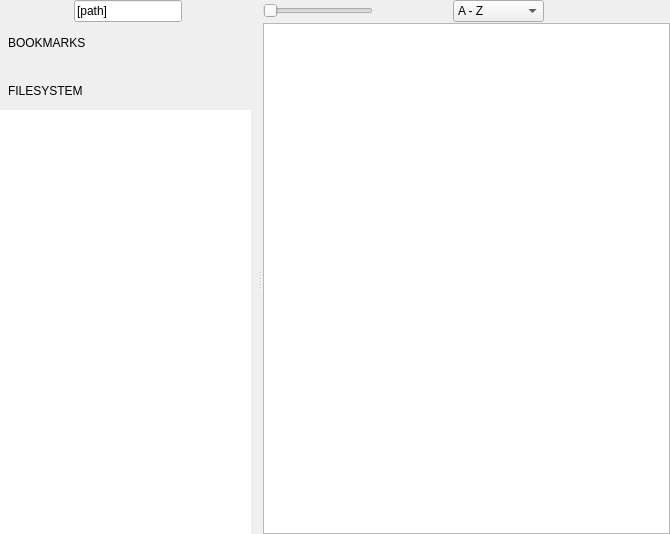
<?xml version="1.0" encoding="UTF-8"?>
<ui version="4.0">
 <class>FolderView</class>
 <widget class="QWidget" name="FolderView">
  <property name="geometry">
   <rect>
    <x>0</x>
    <y>0</y>
    <width>670</width>
    <height>534</height>
   </rect>
  </property>
  <property name="focusPolicy">
   <enum>Qt::StrongFocus</enum>
  </property>
  <property name="windowTitle">
   <string>Form</string>
  </property>
  <layout class="QVBoxLayout" name="verticalLayout">
   <property name="spacing">
    <number>0</number>
   </property>
   <property name="leftMargin">
    <number>0</number>
   </property>
   <property name="topMargin">
    <number>0</number>
   </property>
   <property name="rightMargin">
    <number>0</number>
   </property>
   <property name="bottomMargin">
    <number>0</number>
   </property>
   <item>
    <widget class="QWidget" name="topBar" native="true">
     <property name="sizePolicy">
      <sizepolicy hsizetype="Preferred" vsizetype="Fixed">
       <horstretch>0</horstretch>
       <verstretch>0</verstretch>
      </sizepolicy>
     </property>
     <property name="accessibleName">
      <string notr="true">FolderViewTopBar</string>
     </property>
     <layout class="QHBoxLayout" name="horizontalLayout_5">
      <property name="spacing">
       <number>0</number>
      </property>
      <property name="leftMargin">
       <number>0</number>
      </property>
      <property name="topMargin">
       <number>0</number>
      </property>
      <property name="rightMargin">
       <number>0</number>
      </property>
      <property name="bottomMargin">
       <number>0</number>
      </property>
      <item>
       <widget class="ActionButton" name="togglePlacesPanelButton" native="true">
        <property name="sizePolicy">
         <sizepolicy hsizetype="Fixed" vsizetype="Expanding">
          <horstretch>0</horstretch>
          <verstretch>0</verstretch>
         </sizepolicy>
        </property>
        <property name="minimumSize">
         <size>
          <width>40</width>
          <height>0</height>
         </size>
        </property>
        <property name="maximumSize">
         <size>
          <width>40</width>
          <height>16777215</height>
         </size>
        </property>
        <property name="accessibleName">
         <string notr="true">CheckableButtonLE</string>
        </property>
       </widget>
      </item>
      <item>
       <widget class="QWidget" name="pathBar" native="true">
        <property name="sizePolicy">
         <sizepolicy hsizetype="Minimum" vsizetype="Expanding">
          <horstretch>0</horstretch>
          <verstretch>0</verstretch>
         </sizepolicy>
        </property>
        <property name="accessibleName">
         <string notr="true">PathBar</string>
        </property>
        <layout class="QHBoxLayout" name="horizontalLayout">
         <property name="spacing">
          <number>0</number>
         </property>
         <property name="leftMargin">
          <number>0</number>
         </property>
         <property name="topMargin">
          <number>0</number>
         </property>
         <property name="rightMargin">
          <number>0</number>
         </property>
         <property name="bottomMargin">
          <number>0</number>
         </property>
         <item>
          <widget class="ActionButton" name="upButton" native="true">
           <property name="sizePolicy">
            <sizepolicy hsizetype="Fixed" vsizetype="Expanding">
             <horstretch>0</horstretch>
             <verstretch>0</verstretch>
            </sizepolicy>
           </property>
           <property name="minimumSize">
            <size>
             <width>34</width>
             <height>0</height>
            </size>
           </property>
           <property name="maximumSize">
            <size>
             <width>34</width>
             <height>16777215</height>
            </size>
           </property>
           <property name="accessibleName">
            <string notr="true">PathBarButton</string>
           </property>
          </widget>
         </item>
         <item>
          <widget class="QLineEdit" name="pathLabel">
           <property name="text">
            <string>[path]</string>
           </property>
          </widget>
         </item>
        </layout>
       </widget>
      </item>
      <item>
       <spacer name="pathbarSpacer">
        <property name="orientation">
         <enum>Qt::Horizontal</enum>
        </property>
        <property name="sizeType">
         <enum>QSizePolicy::MinimumExpanding</enum>
        </property>
        <property name="sizeHint" stdset="0">
         <size>
          <width>0</width>
          <height>20</height>
         </size>
        </property>
       </spacer>
      </item>
      <item>
       <widget class="QSlider" name="zoomSlider">
        <property name="sizePolicy">
         <sizepolicy hsizetype="Fixed" vsizetype="Fixed">
          <horstretch>0</horstretch>
          <verstretch>0</verstretch>
         </sizepolicy>
        </property>
        <property name="minimumSize">
         <size>
          <width>110</width>
          <height>0</height>
         </size>
        </property>
        <property name="maximumSize">
         <size>
          <width>110</width>
          <height>16777215</height>
         </size>
        </property>
        <property name="focusPolicy">
         <enum>Qt::NoFocus</enum>
        </property>
        <property name="contextMenuPolicy">
         <enum>Qt::NoContextMenu</enum>
        </property>
        <property name="accessibleName">
         <string>FolderViewSlider</string>
        </property>
        <property name="orientation">
         <enum>Qt::Horizontal</enum>
        </property>
        <property name="tickPosition">
         <enum>QSlider::NoTicks</enum>
        </property>
       </widget>
      </item>
      <item>
       <spacer name="zoomSliderSpacer">
        <property name="orientation">
         <enum>Qt::Horizontal</enum>
        </property>
        <property name="sizeType">
         <enum>QSizePolicy::Fixed</enum>
        </property>
        <property name="sizeHint" stdset="0">
         <size>
          <width>3</width>
          <height>20</height>
         </size>
        </property>
       </spacer>
      </item>
      <item>
       <widget class="IconButton" name="optionsPopupButton" native="true">
        <property name="sizePolicy">
         <sizepolicy hsizetype="Fixed" vsizetype="Expanding">
          <horstretch>0</horstretch>
          <verstretch>0</verstretch>
         </sizepolicy>
        </property>
        <property name="minimumSize">
         <size>
          <width>38</width>
          <height>0</height>
         </size>
        </property>
        <property name="maximumSize">
         <size>
          <width>38</width>
          <height>16777215</height>
         </size>
        </property>
        <property name="accessibleName">
         <string>CheckableButton</string>
        </property>
       </widget>
      </item>
      <item>
       <widget class="IconButton" name="flattenButton" native="true">
        <property name="sizePolicy">
         <sizepolicy hsizetype="Fixed" vsizetype="Expanding">
          <horstretch>0</horstretch>
          <verstretch>0</verstretch>
         </sizepolicy>
        </property>
        <property name="minimumSize">
         <size>
          <width>38</width>
          <height>0</height>
         </size>
        </property>
        <property name="maximumSize">
         <size>
          <width>38</width>
          <height>16777215</height>
         </size>
        </property>
        <property name="toolTip">
         <string>Flatten directory tree</string>
        </property>
        <property name="accessibleName">
         <string>CheckableButton</string>
        </property>
       </widget>
      </item>
      <item>
       <spacer name="horizontalSpacer_3">
        <property name="orientation">
         <enum>Qt::Horizontal</enum>
        </property>
        <property name="sizeType">
         <enum>QSizePolicy::Maximum</enum>
        </property>
        <property name="sizeHint" stdset="0">
         <size>
          <width>1</width>
          <height>20</height>
         </size>
        </property>
       </spacer>
      </item>
      <item>
       <widget class="StyledComboBox" name="sortingComboBox">
        <property name="sizePolicy">
         <sizepolicy hsizetype="Preferred" vsizetype="MinimumExpanding">
          <horstretch>0</horstretch>
          <verstretch>0</verstretch>
         </sizepolicy>
        </property>
        <property name="contextMenuPolicy">
         <enum>Qt::NoContextMenu</enum>
        </property>
        <property name="accessibleName">
         <string>PanelComboBox</string>
        </property>
        <property name="frame">
         <bool>true</bool>
        </property>
        <item>
         <property name="text">
          <string>A - Z</string>
         </property>
        </item>
        <item>
         <property name="text">
          <string>Z - A</string>
         </property>
        </item>
        <item>
         <property name="text">
          <string>Size</string>
         </property>
        </item>
        <item>
         <property name="text">
          <string>Size (desc)</string>
         </property>
        </item>
        <item>
         <property name="text">
          <string>Oldest</string>
         </property>
        </item>
        <item>
         <property name="text">
          <string>Newest</string>
         </property>
        </item>
       </widget>
      </item>
      <item>
       <spacer name="horizontalSpacer_2">
        <property name="orientation">
         <enum>Qt::Horizontal</enum>
        </property>
        <property name="sizeType">
         <enum>QSizePolicy::Fixed</enum>
        </property>
        <property name="sizeHint" stdset="0">
         <size>
          <width>8</width>
          <height>20</height>
         </size>
        </property>
       </spacer>
      </item>
      <item>
       <widget class="ActionButton" name="docViewButton" native="true">
        <property name="sizePolicy">
         <sizepolicy hsizetype="Fixed" vsizetype="Expanding">
          <horstretch>0</horstretch>
          <verstretch>0</verstretch>
         </sizepolicy>
        </property>
        <property name="minimumSize">
         <size>
          <width>38</width>
          <height>0</height>
         </size>
        </property>
        <property name="maximumSize">
         <size>
          <width>38</width>
          <height>16777215</height>
         </size>
        </property>
        <property name="accessibleName">
         <string>PanelButton</string>
        </property>
       </widget>
      </item>
      <item>
       <widget class="ActionButton" name="settingsButton" native="true">
        <property name="sizePolicy">
         <sizepolicy hsizetype="Fixed" vsizetype="Expanding">
          <horstretch>0</horstretch>
          <verstretch>0</verstretch>
         </sizepolicy>
        </property>
        <property name="minimumSize">
         <size>
          <width>38</width>
          <height>0</height>
         </size>
        </property>
        <property name="maximumSize">
         <size>
          <width>38</width>
          <height>16777215</height>
         </size>
        </property>
        <property name="accessibleName">
         <string>PanelButton</string>
        </property>
       </widget>
      </item>
      <item>
       <spacer name="panelRightEdgeSpacer">
        <property name="orientation">
         <enum>Qt::Horizontal</enum>
        </property>
        <property name="sizeType">
         <enum>QSizePolicy::Fixed</enum>
        </property>
        <property name="sizeHint" stdset="0">
         <size>
          <width>2</width>
          <height>20</height>
         </size>
        </property>
       </spacer>
      </item>
      <item>
       <widget class="ActionButton" name="exitButton" native="true">
        <property name="sizePolicy">
         <sizepolicy hsizetype="Fixed" vsizetype="Expanding">
          <horstretch>0</horstretch>
          <verstretch>0</verstretch>
         </sizepolicy>
        </property>
        <property name="minimumSize">
         <size>
          <width>40</width>
          <height>0</height>
         </size>
        </property>
        <property name="maximumSize">
         <size>
          <width>40</width>
          <height>16777215</height>
         </size>
        </property>
        <property name="accessibleName">
         <string>PanelButtonRE</string>
        </property>
       </widget>
      </item>
     </layout>
    </widget>
   </item>
   <item>
    <widget class="QWidget" name="contentsWidget" native="true">
     <property name="sizePolicy">
      <sizepolicy hsizetype="MinimumExpanding" vsizetype="MinimumExpanding">
       <horstretch>0</horstretch>
       <verstretch>0</verstretch>
      </sizepolicy>
     </property>
     <property name="accessibleName">
      <string notr="true">FolderViewContents</string>
     </property>
     <layout class="QHBoxLayout" name="horizontalLayout_7">
      <property name="spacing">
       <number>0</number>
      </property>
      <property name="leftMargin">
       <number>0</number>
      </property>
      <property name="topMargin">
       <number>1</number>
      </property>
      <property name="rightMargin">
       <number>0</number>
      </property>
      <property name="bottomMargin">
       <number>0</number>
      </property>
      <item>
       <widget class="QSplitter" name="splitter">
        <property name="accessibleName">
         <string notr="true">FolderViewSplitter</string>
        </property>
        <property name="orientation">
         <enum>Qt::Horizontal</enum>
        </property>
        <property name="handleWidth">
         <number>6</number>
        </property>
        <property name="childrenCollapsible">
         <bool>false</bool>
        </property>
        <widget class="QWidget" name="placesPanel" native="true">
         <property name="sizePolicy">
          <sizepolicy hsizetype="Preferred" vsizetype="Preferred">
           <horstretch>0</horstretch>
           <verstretch>0</verstretch>
          </sizepolicy>
         </property>
         <property name="minimumSize">
          <size>
           <width>170</width>
           <height>0</height>
          </size>
         </property>
         <property name="accessibleName">
          <string>PlacesPanel</string>
         </property>
         <layout class="QVBoxLayout" name="verticalLayout_2">
          <property name="spacing">
           <number>6</number>
          </property>
          <property name="sizeConstraint">
           <enum>QLayout::SetDefaultConstraint</enum>
          </property>
          <property name="leftMargin">
           <number>0</number>
          </property>
          <property name="topMargin">
           <number>7</number>
          </property>
          <property name="rightMargin">
           <number>6</number>
          </property>
          <property name="bottomMargin">
           <number>0</number>
          </property>
          <item>
           <layout class="QHBoxLayout" name="horizontalLayout_3">
            <property name="spacing">
             <number>16</number>
            </property>
            <property name="leftMargin">
             <number>8</number>
            </property>
            <property name="topMargin">
             <number>0</number>
            </property>
            <property name="rightMargin">
             <number>5</number>
            </property>
            <property name="bottomMargin">
             <number>0</number>
            </property>
            <item>
             <widget class="ClickableLabel" name="bookmarksLabel">
              <property name="sizePolicy">
               <sizepolicy hsizetype="MinimumExpanding" vsizetype="Preferred">
                <horstretch>0</horstretch>
                <verstretch>0</verstretch>
               </sizepolicy>
              </property>
              <property name="cursor">
               <cursorShape>PointingHandCursor</cursorShape>
              </property>
              <property name="mouseTracking">
               <bool>true</bool>
              </property>
              <property name="accessibleName">
               <string notr="true">PanelSectionHeader</string>
              </property>
              <property name="text">
               <string>BOOKMARKS</string>
              </property>
             </widget>
            </item>
            <item>
             <widget class="IconButton" name="newBookmarkButton" native="true">
              <property name="minimumSize">
               <size>
                <width>26</width>
                <height>26</height>
               </size>
              </property>
              <property name="maximumSize">
               <size>
                <width>26</width>
                <height>26</height>
               </size>
              </property>
              <property name="accessibleName">
               <string>PlacesPanelButton</string>
              </property>
             </widget>
            </item>
           </layout>
          </item>
          <item>
           <widget class="BookmarksWidget" name="bookmarksWidget" native="true"/>
          </item>
          <item>
           <spacer name="placesPanelSpacer">
            <property name="orientation">
             <enum>Qt::Vertical</enum>
            </property>
            <property name="sizeType">
             <enum>QSizePolicy::Fixed</enum>
            </property>
            <property name="sizeHint" stdset="0">
             <size>
              <width>20</width>
              <height>10</height>
             </size>
            </property>
           </spacer>
          </item>
          <item>
           <layout class="QHBoxLayout" name="horizontalLayout_6">
            <property name="spacing">
             <number>16</number>
            </property>
            <property name="leftMargin">
             <number>8</number>
            </property>
            <property name="topMargin">
             <number>0</number>
            </property>
            <property name="rightMargin">
             <number>5</number>
            </property>
            <property name="bottomMargin">
             <number>0</number>
            </property>
            <item>
             <widget class="ClickableLabel" name="directoriesLabel">
              <property name="sizePolicy">
               <sizepolicy hsizetype="MinimumExpanding" vsizetype="Preferred">
                <horstretch>0</horstretch>
                <verstretch>0</verstretch>
               </sizepolicy>
              </property>
              <property name="cursor">
               <cursorShape>PointingHandCursor</cursorShape>
              </property>
              <property name="mouseTracking">
               <bool>true</bool>
              </property>
              <property name="accessibleName">
               <string notr="true">PanelSectionHeader</string>
              </property>
              <property name="text">
               <string>FILESYSTEM</string>
              </property>
             </widget>
            </item>
            <item>
             <layout class="QHBoxLayout" name="horizontalLayout_8">
              <property name="spacing">
               <number>0</number>
              </property>
              <property name="leftMargin">
               <number>0</number>
              </property>
              <item>
               <widget class="IconButton" name="rootButton" native="true">
                <property name="minimumSize">
                 <size>
                  <width>26</width>
                  <height>26</height>
                 </size>
                </property>
                <property name="maximumSize">
                 <size>
                  <width>26</width>
                  <height>26</height>
                 </size>
                </property>
                <property name="accessibleName">
                 <string>PlacesPanelButton</string>
                </property>
               </widget>
              </item>
              <item>
               <widget class="IconButton" name="homeButton" native="true">
                <property name="minimumSize">
                 <size>
                  <width>26</width>
                  <height>26</height>
                 </size>
                </property>
                <property name="maximumSize">
                 <size>
                  <width>26</width>
                  <height>26</height>
                 </size>
                </property>
                <property name="accessibleName">
                 <string>PlacesPanelButton</string>
                </property>
               </widget>
              </item>
             </layout>
            </item>
           </layout>
          </item>
          <item>
           <widget class="TreeViewCustom" name="dirTreeView">
            <property name="sizePolicy">
             <sizepolicy hsizetype="Preferred" vsizetype="Expanding">
              <horstretch>0</horstretch>
              <verstretch>2</verstretch>
             </sizepolicy>
            </property>
            <property name="minimumSize">
             <size>
              <width>1</width>
              <height>1</height>
             </size>
            </property>
            <property name="frameShape">
             <enum>QFrame::NoFrame</enum>
            </property>
            <property name="verticalScrollBarPolicy">
             <enum>Qt::ScrollBarAsNeeded</enum>
            </property>
            <property name="horizontalScrollBarPolicy">
             <enum>Qt::ScrollBarAlwaysOff</enum>
            </property>
            <property name="sizeAdjustPolicy">
             <enum>QAbstractScrollArea::AdjustToContents</enum>
            </property>
            <property name="indentation">
             <number>10</number>
            </property>
            <property name="uniformRowHeights">
             <bool>true</bool>
            </property>
            <property name="animated">
             <bool>false</bool>
            </property>
            <property name="headerHidden">
             <bool>true</bool>
            </property>
            <property name="expandsOnDoubleClick">
             <bool>true</bool>
            </property>
            <attribute name="headerVisible">
             <bool>false</bool>
            </attribute>
           </widget>
          </item>
          <item>
           <spacer name="verticalSpacer">
            <property name="orientation">
             <enum>Qt::Vertical</enum>
            </property>
            <property name="sizeType">
             <enum>QSizePolicy::MinimumExpanding</enum>
            </property>
            <property name="sizeHint" stdset="0">
             <size>
              <width>20</width>
              <height>0</height>
             </size>
            </property>
           </spacer>
          </item>
         </layout>
        </widget>
        <widget class="QWidget" name="thumbnailGridHolder" native="true">
         <layout class="QHBoxLayout" name="horizontalLayout_2">
          <property name="spacing">
           <number>0</number>
          </property>
          <property name="leftMargin">
           <number>0</number>
          </property>
          <property name="topMargin">
           <number>0</number>
          </property>
          <property name="rightMargin">
           <number>0</number>
          </property>
          <property name="bottomMargin">
           <number>0</number>
          </property>
          <item>
           <widget class="FolderGridView" name="thumbnailGrid">
            <property name="minimumSize">
             <size>
              <width>200</width>
              <height>0</height>
             </size>
            </property>
           </widget>
          </item>
         </layout>
        </widget>
       </widget>
      </item>
     </layout>
    </widget>
   </item>
  </layout>
 </widget>
 <customwidgets>
  <customwidget>
   <class>ClickableLabel</class>
   <extends>QLabel</extends>
   <header>gui/customwidgets/clickablelabel.h</header>
   <slots>
    <signal>clicked()</signal>
   </slots>
  </customwidget>
  <customwidget>
   <class>StyledComboBox</class>
   <extends>QComboBox</extends>
   <header>gui/customwidgets/styledcombobox.h</header>
  </customwidget>
  <customwidget>
   <class>ActionButton</class>
   <extends>QWidget</extends>
   <header>gui/customwidgets/actionbutton.h</header>
   <container>1</container>
  </customwidget>
  <customwidget>
   <class>FolderGridView</class>
   <extends>QGraphicsView</extends>
   <header>gui/folderview/foldergridview.h</header>
  </customwidget>
  <customwidget>
   <class>TreeViewCustom</class>
   <extends>QTreeView</extends>
   <header>gui/folderview/treeviewcustom.h</header>
  </customwidget>
  <customwidget>
   <class>BookmarksWidget</class>
   <extends>QWidget</extends>
   <header>gui/folderview/bookmarkswidget.h</header>
   <container>1</container>
  </customwidget>
  <customwidget>
   <class>IconButton</class>
   <extends>QWidget</extends>
   <header>gui/customwidgets/iconbutton.h</header>
   <container>1</container>
  </customwidget>
 </customwidgets>
 <resources/>
 <connections>
  <connection>
   <sender>bookmarksLabel</sender>
   <signal>clicked()</signal>
   <receiver>FolderView</receiver>
   <slot>toggleBookmarks()</slot>
   <hints>
    <hint type="sourcelabel">
     <x>54</x>
     <y>58</y>
    </hint>
    <hint type="destinationlabel">
     <x>-5</x>
     <y>63</y>
    </hint>
   </hints>
  </connection>
  <connection>
   <sender>directoriesLabel</sender>
   <signal>clicked()</signal>
   <receiver>FolderView</receiver>
   <slot>toggleFilesystemView()</slot>
   <hints>
    <hint type="sourcelabel">
     <x>44</x>
     <y>234</y>
    </hint>
    <hint type="destinationlabel">
     <x>-10</x>
     <y>166</y>
    </hint>
   </hints>
  </connection>
  <connection>
   <sender>dirTreeView</sender>
   <signal>clicked(QModelIndex)</signal>
   <receiver>FolderView</receiver>
   <slot>onTreeViewClicked(QModelIndex)</slot>
   <hints>
    <hint type="sourcelabel">
     <x>106</x>
     <y>298</y>
    </hint>
    <hint type="destinationlabel">
     <x>11</x>
     <y>39</y>
    </hint>
   </hints>
  </connection>
 </connections>
 <slots>
  <slot>onTreeViewClicked(QModelIndex)</slot>
  <slot>toggleBookmarks()</slot>
  <slot>toggleFilesystemView()</slot>
 </slots>
</ui>
